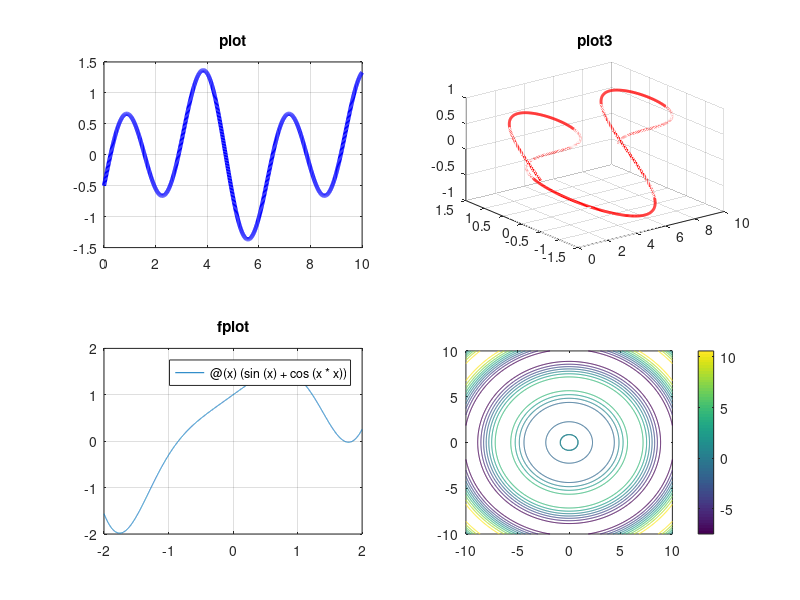

Source code (MATLAB):
clc;clear
% figure 1
t=0:0.01:10;
x=sin(2*t)-cos(t)/2;
y=sin(t);
subplot(2,2,1),plot(t,x,'b','LineWidth',3);grid on
title('plot');
subplot(2,2,2),plot3(t,x,y,'r','LineWidth',2);grid on
title('plot3');
subplot(2,2,3),fplot(@(x)(sin(x)+cos(x*x)), [-2 2]);grid on
title('fplot');
subplot(2,2,4),plot3(t,x,y,'r','LineWidth',2);grid on;view(180,90)
title('view of plot3 in above figure');

% figure 2
[X,Y]=meshgrid(-10:0.05:10);
R=X+Y;
Z=cos(R).*R;
mesh(X,Y,Z)

% figure 3
[X,Y]=meshgrid(-10:0.05:10);
R=sqrt(X.^2+Y.^2);
Z=cos(R).*R;
contour(X,Y,Z);colorbar;












